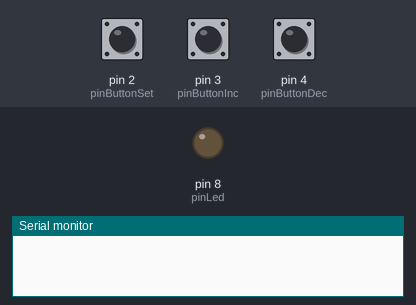
Bench run of a sketch on a simulated Arduino Uno, built with avr-gcc and run on an emulated ATmega328P. Parts: output pins drawn as LEDs (lit = HIGH), the last lines printed to the serial monitor. The test bench sets the inputs (shaded band); at power-on: pin 2 (pinButtonSet) HIGH, pin 4 (pinButtonDec) HIGH, pin 3 (pinButtonInc) HIGH.

Above: at 1.2 s.
1.3 s: pin 2 (pinButtonSet) pulled LOW for 1 s
At 3.1 s:
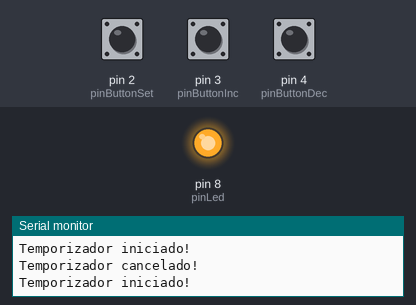
5.5 s: pin 4 (pinButtonDec) pulled LOW for 1 s
At 8.1 s:
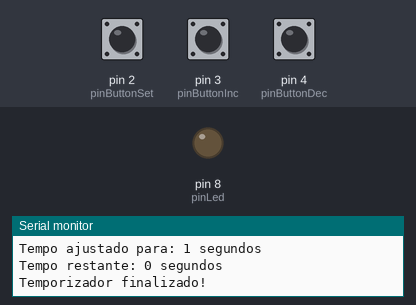
9.5 s: pin 2 (pinButtonSet) pulled LOW for 0.15 s
At 11.1 s:
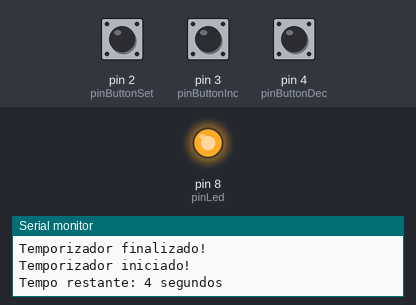
Timing chart, 0 to 16.2 s (numbered marks = the images above; inputs shaded):
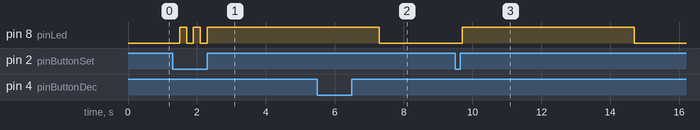

Measured:
- after the input at 1.3 s, pin 8 (pinLed): alternates HIGH for 0.20 s and LOW for 0.20 s, 5 changes in all, then stays HIGH, starting after 0.20 s
- after the input at 5.5 s, pin 8 (pinLed): HIGH → LOW after 1.8 s
- after the input at 9.5 s, pin 8 (pinLed): LOW → HIGH after 0.20 s, → LOW 5.0 s later

The sketch:

curechamber-beta.ino
```cpp
//Esta eh a primeira versao deste programa. Eh apenas um protótipo que controla um LED
//A versao definitiva deve usar um mostrador "LED&KEY TM1638"
//
//
//https://www.tinkercad.com/things/1jkNSMmVrc6/editel?returnTo=%2Fdashboard

const int pinLed = 8;
const int pinButtonSet = 2; // Botão para iniciar/cancelar o temporizador
const int pinButtonInc = 3; // Botão para aumentar o tempo
const int pinButtonDec = 4; // Botão para diminuir o tempo

unsigned long previousMillis = 0; // Para medir intervalos de tempo
int countdownTime = 10; // Tempo inicial em segundos
int remainingTime = countdownTime; // Tempo restante
bool isTiming = false; // Flag para controlar o temporizador

void ligaLed() {
  digitalWrite(pinLed, HIGH);
}

void desligaLed() {
  digitalWrite(pinLed, LOW);
}

void aumetaTempo() {
  remainingTime++; // Aumenta o tempo em 1 segundo
  countdownTime++;
  Serial.print("Tempo ajustado para: ");
  Serial.print(remainingTime);
  Serial.println(" segundos");
}

void diminuiTempo() {
  if (remainingTime > 1) { // Garante que o tempo não seja negativo
    remainingTime--;
    countdownTime--;
    Serial.print("Tempo ajustado para: ");
    Serial.print(remainingTime);
    Serial.println(" segundos");
  }
}

void timerStart() {
  if (!isTiming) {
    isTiming = true;
    remainingTime = countdownTime; // Reseta o tempo restante
    previousMillis = millis(); // Marca o momento inicial
    Serial.println("Temporizador iniciado!");
    ligaLed(); // Liga o LED quando o temporizador começa
  }
}

void timerCancel() {
  if (isTiming) {
    isTiming = false; // Cancela o temporizador
    desligaLed(); // Desliga o LED
    Serial.println("Temporizador cancelado!");
  }
}

void timerUpdate() {
  if (isTiming) {
    unsigned long currentMillis = millis();


    // Verifica se 1 segundo passou
    if (currentMillis - previousMillis >= 1000) {
      previousMillis = currentMillis; // Atualiza o último tempo
      remainingTime--; // Decrementa o tempo restante

      Serial.print("Tempo restante: ");
      Serial.print(remainingTime);
      Serial.println(" segundos");

      if (remainingTime <= 0) {
        isTiming = false; // Finaliza o temporizador
        desligaLed(); // Desliga o LED
        Serial.println("Temporizador finalizado!");
      }
    }
  }
}

void checkButtons() {
  // Botão de iniciar/cancelar
  if (digitalRead(pinButtonSet) == LOW) {
    delay(200); // Debounce
    if (isTiming) {
      timerCancel();
    } else {
      timerStart();
    }
  }

  // Botão de aumentar tempo
  if (digitalRead(pinButtonInc) == LOW) {
    delay(200); // Debounce
    aumetaTempo();
  }

  // Botão de diminuir tempo
  if (digitalRead(pinButtonDec) == LOW) {
    delay(200); // Debounce
    diminuiTempo();
  }
}

void setup() {
  Serial.begin(9600);
  pinMode(pinLed, OUTPUT);
  pinMode(pinButtonSet, INPUT_PULLUP);
  pinMode(pinButtonInc, INPUT_PULLUP);
  pinMode(pinButtonDec, INPUT_PULLUP);
  desligaLed();
}

void loop() {
  checkButtons(); // Verifica os botões
  timerUpdate();  // Atualiza o temporizador
}
```
